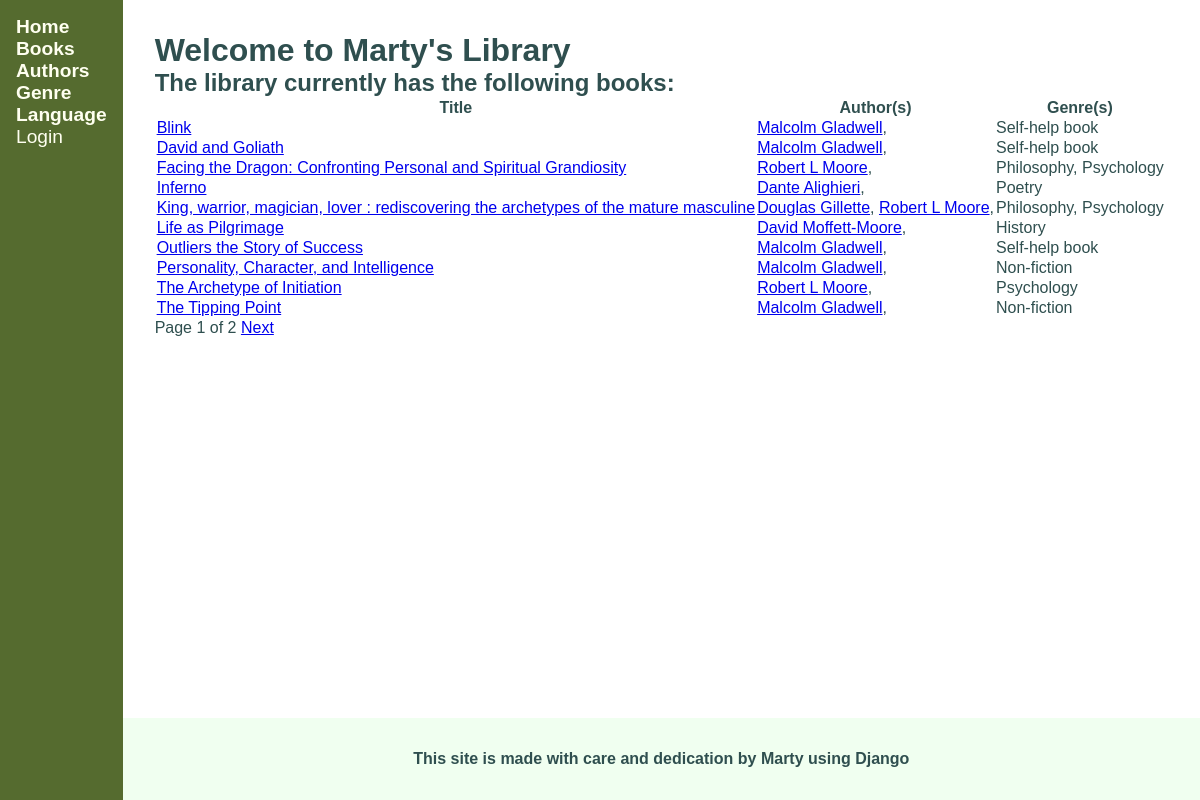
/catalog/books/, run on the app's committed database.
### catalog/models.py (models this page shows, shortened)
class Book(models.Model):
    title = models.CharField(max_length=200, help_text='The title of the book')
    pub_date = models.DateField(help_text='The publication date', blank=True, null=True)
    authors = models.ManyToManyField('Author', related_name='books', help_text='The name(s) of the author(s)')
    summary = models.CharField(max_length=2000, help_text='A summary of the book\'s content')
    isbn = models.IntegerField('ISBN', help_text='The ISBN number of the book', unique=True, primary_key=True)
    genre = models.ManyToManyField('Genre', related_name='books', help_text='The genre(s) for this book')
    language = models.ForeignKey('Language', null=True, on_delete=models.SET_NULL)
    @property
    def display_genres(self):
        genres = [genre.name for genre in self.genre.all()]
        return ', '.join(genres) if len(genres) > 1 else genres[0]
    def get_absolute_url(self):
        return reverse('catalog:book-detail-view', kwargs={'pk': self.isbn})
    class Meta:
        ordering = ['title']

class Author(models.Model):
    prefix = models.CharField(max_length=4, blank=True, null=True)
    first_name = models.CharField(max_length=20)
    middle_names = models.CharField(max_length=30, blank=True, null=True)
    last_name = models.CharField(max_length=30)
    suffix = models.CharField(max_length=5, blank=True, null=True)
    name = models.CharField('search match string', max_length=69)
    birth_date = models.DateField('Born', blank=True, null=True)
    death_date = models.DateField('Died', blank=True, null=True)
    @property
    @admin.display(description='full name', ordering='last_name')
    def full_name(self):
        cn_pattern = re.compile(r'[\u4e00-\u9fff]+')
        if cn_pattern.search(self.last_name):
            return ' '.join([self.last_name, self.first_name])
        else:
            if self.middle_names:
                return ' '.join([self.first_name, self.middle_names, self.last_name])
            else:
                return ' '.join([self.first_name, self.last_name])
    class Meta:
        ordering = ['last_name', 'first_name', 'birth_date']
    def get_absolute_url(self):
        return reverse("catalog:author-detail-view", kwargs={"pk": self.id})

class Genre(models.Model):
    name = models.CharField(max_length=200, help_text='Enter a book genre')

### catalog/views.py (the view)
# urls.py: path('books/', views.BookListView.as_view(), name='books'),
class BookListView(generic.ListView):
    model = Book
    template_name = 'catalog/books.html'
    context_object_name = 'list_of_all_books'
    paginate_by = 10

### catalog/templates/catalog/books.html
{% extends 'catalog/base_generic.html' %}
{% block content %}
    <h1>Welcome to Marty's Library</h1>
    <h2>The library currently has the following books:</h2>
    {% if list_of_all_books %}
    <table id="book-list" class="list-table">
        <tr class="table-header">
            <th class="table-col-header">Title</th>
            <th class="table-col-header">Author(s)</th>
            <th class="table-col-header">Genre(s)</th>
        </tr>
        {% for book in list_of_all_books %}
        <tr class="table-data">
            <td><a href="{{ book.get_absolute_url }}">{{ book.title }}</a></td>
            <td>
                {% for author in book.authors.all %}
                <a href="{{ author.get_absolute_url }}">{{ author.full_name }}</a>,
                {% endfor %}
            </td>
            <td>{{ book.display_genres }}</td>
        </tr>
        {% endfor %}
    </table>
    {% else %}
    <p>No books where found.</p>
    {% endif %}
{% endblock content %}

### catalog/static/catalog/css/main.css (style rules this page uses)
* { font-family: Helvetica, sans-serif; padding: 0; margin: 0; }
body { display: flex; flex-flow: row nowrap; }

### data on the page
Book: title "Blink", display_genres "Self-help book"
Author: full_name "Malcolm Gladwell"
Book: title "David and Goliath", display_genres "Self-help book"
Book: title "Facing the Dragon: Confronting Personal and Spiritual Grandiosity", display_genres "Philosophy, Psychology"
Author: full_name "Robert L Moore"
Book: title "Inferno", display_genres "Poetry"
Author: full_name "Dante Alighieri"
Book: title "King, warrior, magician, lover : rediscovering the archetypes of the mature masculine", display_genres "Philosophy, Psychology"
Author: full_name "Douglas Gillette"
Book: title "Life as Pilgrimage", display_genres "History"
Author: full_name "David Moffett-Moore"
Book: title "Outliers the Story of Success", display_genres "Self-help book"
Book: title "Personality, Character, and Intelligence", display_genres "Non-fiction"
Book: title "The Archetype of Initiation", display_genres "Psychology"
Book: title "The Tipping Point", display_genres "Non-fiction"

### other printed values
{{ page_obj.number }} "1"
{{ page_obj.paginator.num_pages }} "2"
